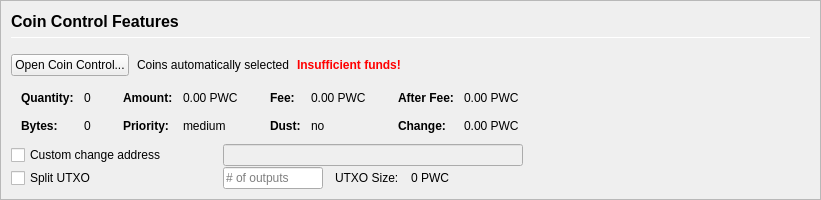
         <widget class="QFrame" name="frameCoinControl">
          <property name="sizePolicy">
           <sizepolicy hsizetype="Expanding" vsizetype="Expanding">
            <horstretch>0</horstretch>
            <verstretch>0</verstretch>
           </sizepolicy>
          </property>
          <property name="maximumSize">
           <size>
            <width>16777215</width>
            <height>16777215</height>
           </size>
          </property>
          <property name="frameShape">
           <enum>QFrame::StyledPanel</enum>
          </property>
          <property name="frameShadow">
           <enum>QFrame::Sunken</enum>
          </property>
          <layout class="QVBoxLayout" name="verticalLayoutCoinControl2">
           <property name="spacing">
            <number>0</number>
           </property>
           <property name="margin">
            <number>0</number>
           </property>
           <item>
            <widget class="QFrame" name="frameCoinControl_BG">
             <layout class="QVBoxLayout" name="verticalLayoutCoinControl" stretch="0,0,0,0,0,0">
              <property name="spacing">
               <number>1</number>
              </property>
              <property name="leftMargin">
               <number>10</number>
              </property>
              <property name="topMargin">
               <number>10</number>
              </property>
              <item>
               <layout class="QHBoxLayout" name="horizontalLayoutCoinControl1">
                <property name="bottomMargin">
                 <number>15</number>
                </property>
                <item>
                 <layout class="QVBoxLayout" name="verticalLayout_3">
                  <property name="spacing">
                   <number>6</number>
                  </property>
                  <item>
                   <widget class="QLabel" name="labelCoinControlFeatures">
                    <property name="sizePolicy">
                     <sizepolicy hsizetype="Preferred" vsizetype="Maximum">
                      <horstretch>0</horstretch>
                      <verstretch>0</verstretch>
                     </sizepolicy>
                    </property>
                    <property name="minimumSize">
                     <size>
                      <width>0</width>
                      <height>20</height>
                     </size>
                    </property>
                    <property name="font">
                     <font>
                      <pointsize>12</pointsize>
                      <weight>75</weight>
                      <bold>true</bold>
                     </font>
                    </property>
                    <property name="styleSheet">
                     <string notr="true">font-weight:bold;</string>
                    </property>
                    <property name="text">
                     <string>Coin Control Features</string>
                    </property>
                   </widget>
                  </item>
                  <item>
                   <widget class="Line" name="line">
                    <property name="minimumSize">
                     <size>
                      <width>0</width>
                      <height>1</height>
                     </size>
                    </property>
                    <property name="maximumSize">
                     <size>
                      <width>16777215</width>
                      <height>1</height>
                     </size>
                    </property>
                    <property name="orientation">
                     <enum>Qt::Horizontal</enum>
                    </property>
                   </widget>
                  </item>
                 </layout>
                </item>
               </layout>
              </item>
              <item>
               <layout class="QHBoxLayout" name="horizontalLayoutCoinControl2" stretch="0,0,0,0">
                <property name="spacing">
                 <number>8</number>
                </property>
                <property name="bottomMargin">
                 <number>10</number>
                </property>
                <item>
                 <widget class="QPushButton" name="pushButtonCoinControl">
                  <property name="styleSheet">
                   <string notr="true"/>
                  </property>
                  <property name="text">
                   <string>Open Coin Control...</string>
                  </property>
                  <property name="autoDefault">
                   <bool>false</bool>
                  </property>
                 </widget>
                </item>
                <item>
                 <widget class="QLabel" name="labelCoinControlAutomaticallySelected">
                  <property name="text">
                   <string>Coins automatically selected</string>
                  </property>
                  <property name="margin">
                   <number>5</number>
                  </property>
                 </widget>
                </item>
                <item>
                 <widget class="QLabel" name="labelCoinControlInsuffFunds">
                  <property name="font">
                   <font>
                    <weight>75</weight>
                    <bold>true</bold>
                   </font>
                  </property>
                  <property name="styleSheet">
                   <string notr="true">color:red;font-weight:bold;</string>
                  </property>
                  <property name="text">
                   <string>Insufficient funds!</string>
                  </property>
                  <property name="margin">
                   <number>5</number>
                  </property>
                 </widget>
                </item>
                <item>
                 <spacer name="horizontalSpacerCoinControl">
                  <property name="orientation">
                   <enum>Qt::Horizontal</enum>
                  </property>
                  <property name="sizeHint" stdset="0">
                   <size>
                    <width>40</width>
                    <height>1</height>
                   </size>
                  </property>
                 </spacer>
                </item>
               </layout>
              </item>
              <item>
               <widget class="QWidget" name="widgetCoinControl" native="true">
                <property name="sizePolicy">
                 <sizepolicy hsizetype="Preferred" vsizetype="Preferred">
                  <horstretch>0</horstretch>
                  <verstretch>0</verstretch>
                 </sizepolicy>
                </property>
                <property name="minimumSize">
                 <size>
                  <width>0</width>
                  <height>0</height>
                 </size>
                </property>
                <property name="styleSheet">
                 <string notr="true"/>
                </property>
                <layout class="QHBoxLayout" name="horizontalLayoutCoinControl5">
                 <property name="margin">
                  <number>0</number>
                 </property>
                 <item>
                  <layout class="QHBoxLayout" name="horizontalLayoutCoinControl3" stretch="0,0,0,1">
                   <property name="spacing">
                    <number>20</number>
                   </property>
                   <property name="topMargin">
                    <number>0</number>
                   </property>
                   <property name="bottomMargin">
                    <number>10</number>
                   </property>
                   <item>
                    <layout class="QFormLayout" name="formLayoutCoinControl1">
                     <property name="horizontalSpacing">
                      <number>10</number>
                     </property>
                     <property name="verticalSpacing">
                      <number>14</number>
                     </property>
                     <property name="leftMargin">
                      <number>10</number>
                     </property>
                     <property name="topMargin">
                      <number>4</number>
                     </property>
                     <property name="rightMargin">
                      <number>6</number>
                     </property>
                     <item row="0" column="0">
                      <widget class="QLabel" name="labelCoinControlQuantityText">
                       <property name="font">
                        <font>
                         <weight>75</weight>
                         <bold>true</bold>
                        </font>
                       </property>
                       <property name="text">
                        <string>Quantity:</string>
                       </property>
                       <property name="margin">
                        <number>0</number>
                       </property>
                      </widget>
                     </item>
                     <item row="0" column="1">
                      <widget class="QLabel" name="labelCoinControlQuantity">
                       <property name="cursor">
                        <cursorShape>IBeamCursor</cursorShape>
                       </property>
                       <property name="contextMenuPolicy">
                        <enum>Qt::ActionsContextMenu</enum>
                       </property>
                       <property name="text">
                        <string notr="true">0</string>
                       </property>
                       <property name="margin">
                        <number>0</number>
                       </property>
                       <property name="textInteractionFlags">
                        <set>Qt::LinksAccessibleByMouse|Qt::TextSelectableByKeyboard|Qt::TextSelectableByMouse</set>
                       </property>
                      </widget>
                     </item>
                     <item row="1" column="0">
                      <widget class="QLabel" name="labelCoinControlBytesText">
                       <property name="font">
                        <font>
                         <weight>75</weight>
                         <bold>true</bold>
                        </font>
                       </property>
                       <property name="text">
                        <string>Bytes:</string>
                       </property>
                      </widget>
                     </item>
                     <item row="1" column="1">
                      <widget class="QLabel" name="labelCoinControlBytes">
                       <property name="cursor">
                        <cursorShape>IBeamCursor</cursorShape>
                       </property>
                       <property name="contextMenuPolicy">
                        <enum>Qt::ActionsContextMenu</enum>
                       </property>
                       <property name="text">
                        <string notr="true">0</string>
                       </property>
                       <property name="textInteractionFlags">
                        <set>Qt::LinksAccessibleByMouse|Qt::TextSelectableByKeyboard|Qt::TextSelectableByMouse</set>
                       </property>
                      </widget>
                     </item>
                    </layout>
                   </item>
                   <item>
                    <layout class="QFormLayout" name="formLayoutCoinControl2">
                     <property name="horizontalSpacing">
                      <number>10</number>
                     </property>
                     <property name="verticalSpacing">
                      <number>14</number>
                     </property>
                     <property name="leftMargin">
                      <number>6</number>
                     </property>
                     <property name="topMargin">
                      <number>4</number>
                     </property>
                     <property name="rightMargin">
                      <number>6</number>
                     </property>
                     <item row="0" column="0">
                      <widget class="QLabel" name="labelCoinControlAmountText">
                       <property name="font">
                        <font>
                         <weight>75</weight>
                         <bold>true</bold>
                        </font>
                       </property>
                       <property name="text">
                        <string>Amount:</string>
                       </property>
                       <property name="margin">
                        <number>0</number>
                       </property>
                      </widget>
                     </item>
                     <item row="0" column="1">
                      <widget class="QLabel" name="labelCoinControlAmount">
                       <property name="cursor">
                        <cursorShape>IBeamCursor</cursorShape>
                       </property>
                       <property name="contextMenuPolicy">
                        <enum>Qt::ActionsContextMenu</enum>
                       </property>
                       <property name="text">
                        <string notr="true">0.00 PWC</string>
                       </property>
                       <property name="textInteractionFlags">
                        <set>Qt::LinksAccessibleByMouse|Qt::TextSelectableByKeyboard|Qt::TextSelectableByMouse</set>
                       </property>
                      </widget>
                     </item>
                     <item row="1" column="0">
                      <widget class="QLabel" name="labelCoinControlPriorityText">
                       <property name="font">
                        <font>
                         <weight>75</weight>
                         <bold>true</bold>
                        </font>
                       </property>
                       <property name="text">
                        <string>Priority:</string>
                       </property>
                      </widget>
                     </item>
                     <item row="1" column="1">
                      <widget class="QLabel" name="labelCoinControlPriority">
                       <property name="cursor">
                        <cursorShape>IBeamCursor</cursorShape>
                       </property>
                       <property name="contextMenuPolicy">
                        <enum>Qt::ActionsContextMenu</enum>
                       </property>
                       <property name="text">
                        <string>medium</string>
                       </property>
                       <property name="textInteractionFlags">
                        <set>Qt::LinksAccessibleByMouse|Qt::TextSelectableByKeyboard|Qt::TextSelectableByMouse</set>
                       </property>
                      </widget>
                     </item>
                    </layout>
                   </item>
                   <item>
                    <layout class="QFormLayout" name="formLayoutCoinControl3">
                     <property name="horizontalSpacing">
                      <number>10</number>
                     </property>
                     <property name="verticalSpacing">
                      <number>14</number>
                     </property>
                     <property name="leftMargin">
                      <number>6</number>
                     </property>
                     <property name="topMargin">
                      <number>4</number>
                     </property>
                     <property name="rightMargin">
                      <number>6</number>
                     </property>
                     <item row="0" column="0">
                      <widget class="QLabel" name="labelCoinControlFeeText">
                       <property name="font">
                        <font>
                         <weight>75</weight>
                         <bold>true</bold>
                        </font>
                       </property>
                       <property name="text">
                        <string>Fee:</string>
                       </property>
                       <property name="margin">
                        <number>0</number>
                       </property>
                      </widget>
                     </item>
                     <item row="0" column="1">
                      <widget class="QLabel" name="labelCoinControlFee">
                       <property name="cursor">
                        <cursorShape>IBeamCursor</cursorShape>
                       </property>
                       <property name="contextMenuPolicy">
                        <enum>Qt::ActionsContextMenu</enum>
                       </property>
                       <property name="text">
                        <string notr="true">0.00 PWC</string>
                       </property>
                       <property name="textInteractionFlags">
                        <set>Qt::LinksAccessibleByMouse|Qt::TextSelectableByKeyboard|Qt::TextSelectableByMouse</set>
                       </property>
                      </widget>
                     </item>
                     <item row="1" column="0">
                      <widget class="QLabel" name="labelCoinControlLowOutputText">
                       <property name="font">
                        <font>
                         <weight>75</weight>
                         <bold>true</bold>
                        </font>
                       </property>
                       <property name="text">
                        <string>Dust:</string>
                       </property>
                      </widget>
                     </item>
                     <item row="1" column="1">
                      <widget class="QLabel" name="labelCoinControlLowOutput">
                       <property name="cursor">
                        <cursorShape>IBeamCursor</cursorShape>
                       </property>
                       <property name="contextMenuPolicy">
                        <enum>Qt::ActionsContextMenu</enum>
                       </property>
                       <property name="text">
                        <string>no</string>
                       </property>
                       <property name="textInteractionFlags">
                        <set>Qt::LinksAccessibleByMouse|Qt::TextSelectableByKeyboard|Qt::TextSelectableByMouse</set>
                       </property>
                      </widget>
                     </item>
                    </layout>
                   </item>
                   <item>
                    <layout class="QFormLayout" name="formLayoutCoinControl4">
                     <property name="horizontalSpacing">
                      <number>10</number>
                     </property>
                     <property name="verticalSpacing">
                      <number>14</number>
                     </property>
                     <property name="leftMargin">
                      <number>6</number>
                     </property>
                     <property name="topMargin">
                      <number>4</number>
                     </property>
                     <property name="rightMargin">
                      <number>6</number>
                     </property>
                     <item row="0" column="0">
                      <widget class="QLabel" name="labelCoinControlAfterFeeText">
                       <property name="font">
                        <font>
                         <weight>75</weight>
                         <bold>true</bold>
                        </font>
                       </property>
                       <property name="text">
                        <string>After Fee:</string>
                       </property>
                       <property name="margin">
                        <number>0</number>
                       </property>
                      </widget>
                     </item>
                     <item row="0" column="1">
                      <widget class="QLabel" name="labelCoinControlAfterFee">
                       <property name="cursor">
                        <cursorShape>IBeamCursor</cursorShape>
                       </property>
                       <property name="contextMenuPolicy">
                        <enum>Qt::ActionsContextMenu</enum>
                       </property>
                       <property name="text">
                        <string notr="true">0.00 PWC</string>
                       </property>
                       <property name="textInteractionFlags">
                        <set>Qt::LinksAccessibleByMouse|Qt::TextSelectableByKeyboard|Qt::TextSelectableByMouse</set>
                       </property>
                      </widget>
                     </item>
                     <item row="1" column="0">
                      <widget class="QLabel" name="labelCoinControlChangeText">
                       <property name="font">
                        <font>
                         <weight>75</weight>
                         <bold>true</bold>
                        </font>
                       </property>
                       <property name="text">
                        <string>Change:</string>
                       </property>
                      </widget>
                     </item>
                     <item row="1" column="1">
                      <widget class="QLabel" name="labelCoinControlChange">
                       <property name="cursor">
                        <cursorShape>IBeamCursor</cursorShape>
                       </property>
                       <property name="contextMenuPolicy">
                        <enum>Qt::ActionsContextMenu</enum>
                       </property>
                       <property name="text">
                        <string notr="true">0.00 PWC</string>
                       </property>
                       <property name="textInteractionFlags">
                        <set>Qt::LinksAccessibleByMouse|Qt::TextSelectableByKeyboard|Qt::TextSelectableByMouse</set>
                       </property>
                      </widget>
                     </item>
                    </layout>
                   </item>
                  </layout>
                 </item>
                </layout>
               </widget>
              </item>
              <item>
               <layout class="QHBoxLayout" name="horizontalLayoutCoinControl4">
                <property name="spacing">
                 <number>12</number>
                </property>
                <property name="sizeConstraint">
                 <enum>QLayout::SetDefaultConstraint</enum>
                </property>
                <property name="topMargin">
                 <number>0</number>
                </property>
                <property name="rightMargin">
                 <number>0</number>
                </property>
                <item>
                 <widget class="QCheckBox" name="checkBoxCoinControlChange">
                  <property name="sizePolicy">
                   <sizepolicy hsizetype="Preferred" vsizetype="Preferred">
                    <horstretch>0</horstretch>
                    <verstretch>0</verstretch>
                   </sizepolicy>
                  </property>
                  <property name="minimumSize">
                   <size>
                    <width>200</width>
                    <height>0</height>
                   </size>
                  </property>
                  <property name="maximumSize">
                   <size>
                    <width>200</width>
                    <height>16777215</height>
                   </size>
                  </property>
                  <property name="toolTip">
                   <string>If this is activated, but the change address is empty or invalid, change will be sent to a newly generated address.</string>
                  </property>
                  <property name="text">
                   <string>Custom change address</string>
                  </property>
                 </widget>
                </item>
                <item>
                 <widget class="QValidatedLineEdit" name="lineEditCoinControlChange">
                  <property name="enabled">
                   <bool>false</bool>
                  </property>
                  <property name="sizePolicy">
                   <sizepolicy hsizetype="Preferred" vsizetype="Preferred">
                    <horstretch>0</horstretch>
                    <verstretch>0</verstretch>
                   </sizepolicy>
                  </property>
                  <property name="minimumSize">
                   <size>
                    <width>300</width>
                    <height>0</height>
                   </size>
                  </property>
                 </widget>
                </item>
                <item>
                 <widget class="QLabel" name="labelCoinControlChangeLabel">
                  <property name="sizePolicy">
                   <sizepolicy hsizetype="Preferred" vsizetype="Preferred">
                    <horstretch>0</horstretch>
                    <verstretch>0</verstretch>
                   </sizepolicy>
                  </property>
                  <property name="minimumSize">
                   <size>
                    <width>100</width>
                    <height>0</height>
                   </size>
                  </property>
                  <property name="text">
                   <string/>
                  </property>
                  <property name="margin">
                   <number>3</number>
                  </property>
                 </widget>
                </item>
               </layout>
              </item>
              <item>
               <layout class="QHBoxLayout" name="horizontalLayoutCoinControl6">
                <property name="spacing">
                 <number>12</number>
                </property>
                <property name="rightMargin">
                 <number>0</number>
                </property>
                <item>
                 <widget class="QCheckBox" name="splitBlockCheckBox">
                  <property name="sizePolicy">
                   <sizepolicy hsizetype="Preferred" vsizetype="Preferred">
                    <horstretch>0</horstretch>
                    <verstretch>0</verstretch>
                   </sizepolicy>
                  </property>
                  <property name="minimumSize">
                   <size>
                    <width>200</width>
                    <height>0</height>
                   </size>
                  </property>
                  <property name="maximumSize">
                   <size>
                    <width>200</width>
                    <height>16777215</height>
                   </size>
                  </property>
                  <property name="text">
                   <string>Split UTXO</string>
                  </property>
                 </widget>
                </item>
                <item>
                 <widget class="QLineEdit" name="splitBlockLineEdit">
                  <property name="sizePolicy">
                   <sizepolicy hsizetype="Preferred" vsizetype="Preferred">
                    <horstretch>50</horstretch>
                    <verstretch>0</verstretch>
                   </sizepolicy>
                  </property>
                  <property name="minimumSize">
                   <size>
                    <width>100</width>
                    <height>0</height>
                   </size>
                  </property>
                  <property name="maximumSize">
                   <size>
                    <width>100</width>
                    <height>16777215</height>
                   </size>
                  </property>
                  <property name="placeholderText">
                   <string># of outputs</string>
                  </property>
                 </widget>
                </item>
                <item>
                 <widget class="QLabel" name="labelBlockSizeText">
                  <property name="text">
                   <string>UTXO Size:</string>
                  </property>
                 </widget>
                </item>
                <item>
                 <widget class="QLabel" name="labelBlockSize">
                  <property name="text">
                   <string>0 PWC</string>
                  </property>
                 </widget>
                </item>
                <item>
                 <spacer name="horizontalSpacer_7">
                  <property name="orientation">
                   <enum>Qt::Horizontal</enum>
                  </property>
                  <property name="sizeHint" stdset="0">
                   <size>
                    <width>40</width>
                    <height>20</height>
                   </size>
                  </property>
                 </spacer>
                </item>
               </layout>
              </item>
              <item>
               <spacer name="verticalSpacerCoinControl">
                <property name="orientation">
                 <enum>Qt::Vertical</enum>
                </property>
                <property name="sizeHint" stdset="0">
                 <size>
                  <width>800</width>
                  <height>1</height>
                 </size>
                </property>
               </spacer>
              </item>
             </layout>
            </widget>
           </item>
          </layout>
         </widget>
